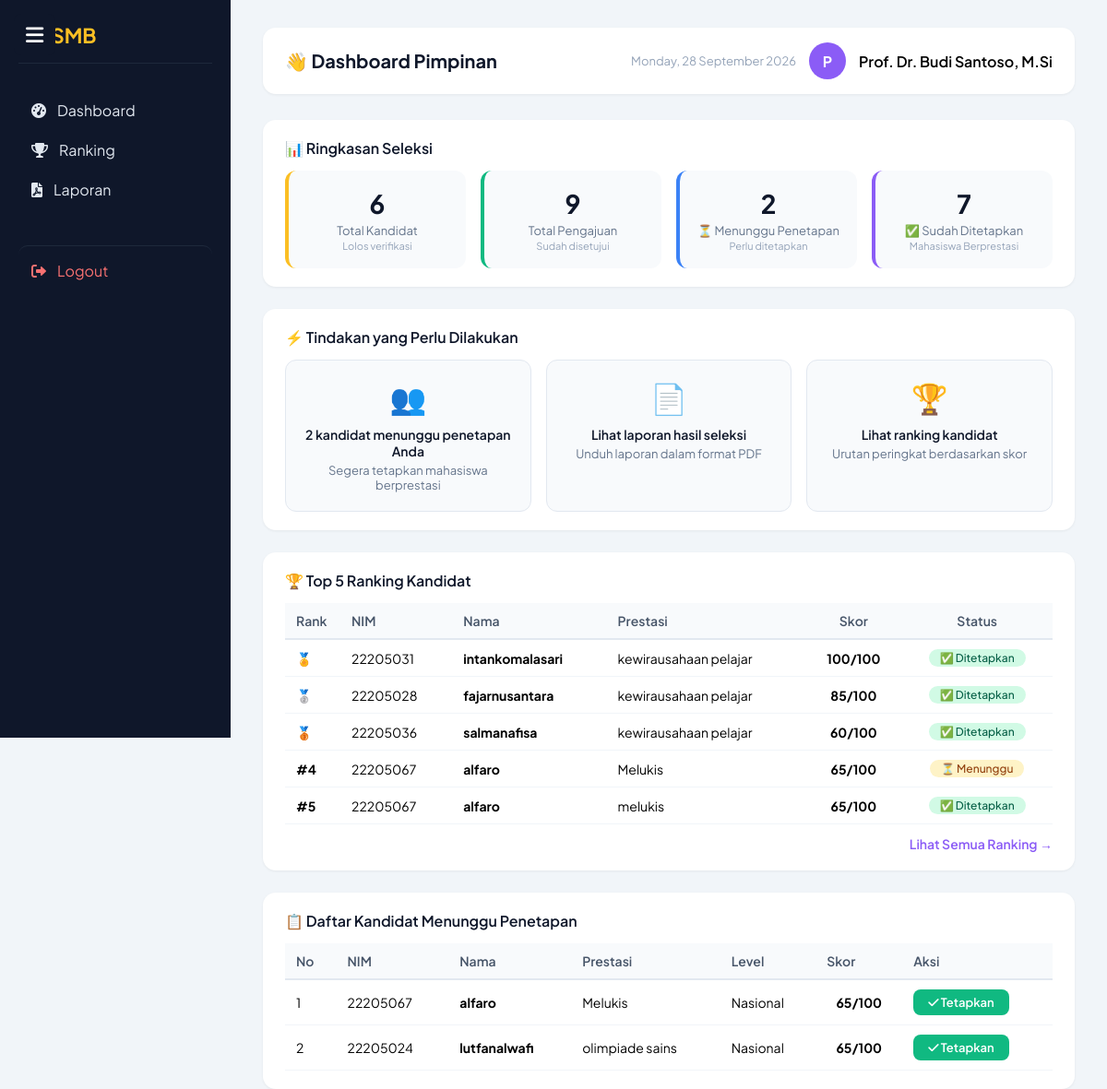
The page /pimpinan/dashboard.php (signed in) on the database its author committed.
### tables this page shows
CREATE TABLE `pengajuan` (
  `id` int NOT NULL,
  `user_id` int NOT NULL,
  `mahasiswa_id` int DEFAULT NULL,
  `kategori_id` int DEFAULT NULL,
  `judul_prestasi` varchar(200) DEFAULT NULL,
  `deskripsi` text,
  `tanggal_prestasi` date DEFAULT NULL,
  `level_kompetisi` enum('Lokal','Provinsi','Nasional','Internasional') NOT NULL,
  `penyelenggara` varchar(100) DEFAULT NULL,
  `lokasi` varchar(100) DEFAULT NULL,
  `raihan_prestasi` varchar(50) DEFAULT NULL,
  `dokumen_path` varchar(255) DEFAULT NULL,
  `status` enum('diproses','disetujui','ditolak','revisi') NOT NULL DEFAULT 'diproses',
  `tanggal_disetujui` datetime DEFAULT NULL,
  `reward_nominal` int DEFAULT '0',
  `nilai_akhir` decimal(5,2) DEFAULT NULL,
  `admin_catatan` text,
  `admin_id` int DEFAULT NULL,
  `validated_at` datetime DEFAULT NULL,
  `periode_id` int DEFAULT NULL,
  `created_at` datetime DEFAULT CURRENT_TIMESTAMP,
  `updated_at` datetime DEFAULT NULL,
  `fakultas` varchar(100) DEFAULT NULL,
  `jenis_peserta` enum('Individu','Tim') DEFAULT 'Individu',
  `nama_ketua` varchar(100) DEFAULT NULL,
  `nim_ketua` varchar(20) DEFAULT NULL,
  `no_hp` varchar(15) DEFAULT NULL,
  `prodi` varchar(50) DEFAULT NULL,
  `bulan_raihan` varchar(20) DEFAULT NULL,
  `tahun_raihan` year DEFAULT NULL,
  `url_penyelenggara` text,
  `nama_tim` varchar(100) DEFAULT NULL,
  `anggota_tim` text,
  `sertifikat` varchar(255) DEFAULT NULL,
  `foto_dokumentasi` text,
  `surat_tugas` varchar(255) DEFAULT NULL,
  `nama_kejuaraan` varchar(255) DEFAULT NULL,
  `kategori_prestasi` varchar(100) DEFAULT NULL,
  `tanggal_raihan` date DEFAULT NULL,
  `ocr_text` text,
  `ocr_accuracy` decimal(5,4) DEFAULT '0.0000',
  `file_hash` varchar(64) DEFAULT NULL,
  `digital_signature` text,
  `penetapan` tinyint(1) DEFAULT '0'
);

CREATE TABLE `users` (
  `id` int NOT NULL,
  `username` varchar(50) NOT NULL,
  `password` varchar(255) NOT NULL,
  `email` varchar(100) NOT NULL,
  `nama_lengkap` varchar(100) NOT NULL,
  `nim` varchar(20) DEFAULT NULL,
  `fakultas` varchar(100) DEFAULT NULL,
  `prodi` varchar(50) DEFAULT NULL,
  `role` enum('mahasiswa','reviewer','admin','superadmin') NOT NULL DEFAULT 'mahasiswa',
  `no_hp` varchar(20) DEFAULT NULL,
  `alamat` text,
  `foto_profil` varchar(255) DEFAULT NULL,
  `status` enum('active','inactive','locked','suspended') NOT NULL DEFAULT 'active',
  `email_verified` tinyint(1) DEFAULT '1',
  `verification_token` varchar(100) DEFAULT NULL,
  `reset_token` varchar(100) DEFAULT NULL,
  `reset_expiry` datetime DEFAULT NULL,
  `last_login` datetime DEFAULT NULL,
  `lock_until` datetime DEFAULT NULL,
  `created_at` datetime NOT NULL,
  `updated_at` datetime DEFAULT NULL
);

### config/database.php (called while the page is built, shortened)
<?php
spl_autoload_register(function ($class) {
    $prefix = 'App\\';
    $base_dir = __DIR__ . '/../app/';
    $len = strlen($prefix);
    $relative_class = substr($class, $len);
    $file = $base_dir . str_replace('\\', '/', $relative_class) . '.php';
});

### app/Core/Session.php (called while the page is built, shortened)
<?php
class Session {
    public function get(string $key, mixed $default = null): mixed {
        return $_SESSION[$key] ?? $default;
    }
}

### pimpinan/Dashboard.php (the view, shortened to what this page needs)
<?php
require_once __DIR__ . '/../config/database.php';
$session = new Session();
$nama = $session->get('nama', 'Pimpinan');
function hitungNilaiAkhir($row) {
    $bobot_level = [
        'Lokal' => 1,
        'Provinsi' => 2,
        'Nasional' => 3,
        'Internasional' => 4
    ];
    $bobot_raihan = [
        'Juara 1' => 4,
        'Juara 2' => 3,
        'Juara 3' => 2,
        'Finalis' => 1,
        'Silver Medal' => 3,
        'Gold Medal' => 4,
        'Bronze Medal' => 2,
        'Peserta Aktif' => 1,
        'Juara Harapan' => 2,
    ];
    $level = $row['level_kompetisi'] ?? 'Lokal';
    $raihan = $row['raihan_prestasi'] ?? 'Juara 3';
    $bobot_raihan_value = $bobot_raihan[$raihan] ?? 2;
    $skor = ($bobot_level[$level] * 15) + ($bobot_raihan_value * 10);
    return min($skor, 100);
}
$query_kandidat = "SELECT COUNT(DISTINCT user_id) as total FROM pengajuan WHERE status = 'disetujui'";
$result_kandidat = mysqli_query($conn, $query_kandidat);
$total_kandidat = mysqli_fetch_assoc($result_kandidat)['total'] ?? 0;
$query_pengajuan = "SELECT COUNT(*) as total FROM pengajuan WHERE status = 'disetujui'";
$result_pengajuan = mysqli_query($conn, $query_pengajuan);
$total_pengajuan = mysqli_fetch_assoc($result_pengajuan)['total'] ?? 0;
$query_penetapan = "SELECT COUNT(*) as total FROM pengajuan WHERE status = 'disetujui' AND penetapan = 0";
$result_penetapan = mysqli_query($conn, $query_penetapan);
$total_penetapan = mysqli_fetch_assoc($result_penetapan)['total'] ?? 0;
$query_ditetapkan = "SELECT COUNT(*) as total FROM pengajuan WHERE status = 'disetujui' AND penetapan = 1";
$result_ditetapkan = mysqli_query($conn, $query_ditetapkan);
$total_ditetapkan = mysqli_fetch_assoc($result_ditetapkan)['total'] ?? 0;
$query_ranking = "SELECT p.*, u.nama_lengkap, u.nim, u.prodi
                   FROM pengajuan p
                   JOIN users u ON p.user_id = u.id
                   WHERE p.status = 'disetujui'
                   ORDER BY p.nilai_akhir DESC, p.reward_nominal DESC
                   LIMIT 5";
$result_ranking = mysqli_query($conn, $query_ranking);
$query_kandidat_list = "SELECT p.*, u.nama_lengkap, u.nim, u.prodi
                        FROM pengajuan p
                        JOIN users u ON p.user_id = u.id
                        WHERE p.status = 'disetujui' AND p.penetapan = 0
                        ORDER BY p.nilai_akhir DESC, p.reward_nominal DESC";
$result_kandidat_list = mysqli_query($conn, $query_kandidat_list);
include 'includes/sidebar.php';
?>
<!DOCTYPE html>
<html lang="id">
<head>
    <link rel="stylesheet" href="https://cdnjs.cloudflare.com/ajax/libs/font-awesome/6.0.0-beta3/css/all.min.css">
</head>
<body>
<div class="main-content">
    <div class="header">
        <h1>👋 Dashboard Pimpinan</h1>
        <div class="user">
            <span class="date"><?php echo date('l, d F Y'); ?></span>
            <div class="avatar"><?php echo strtoupper(substr($nama, 0, 1)); ?></div>
            <span style="font-weight:600;"><?php echo htmlspecialchars($nama); ?></span>
        </div>
    </div>
    <div class="card">
        <h3>📊 Ringkasan Seleksi</h3>
        <div class="stats-grid">
            <a href="ranking_kandidat.php" class="stat-item gold">
                <div class="number"><?php echo $total_kandidat; ?></div>
                <div class="label">Total Kandidat</div>
                <div class="sub">Lolos verifikasi</div>
            </a>
            <a href="" class="stat-item green">
                <div class="number"><?php echo $total_pengajuan; ?></div>
                <div class="label">Total Pengajuan</div>
                <div class="sub">Sudah disetujui</div>
            </a>
            <a href="ranking_kandidat.php?status=menunggu" class="stat-item blue">
                <div class="number"><?php echo $total_penetapan; ?></div>
                <div class="label">⏳ Menunggu Penetapan</div>
                <div class="sub">Perlu ditetapkan</div>
            </a>
            <a href="ranking_kandidat.php?status=ditetapkan" class="stat-item purple">
                <div class="number"><?php echo $total_ditetapkan; ?></div>
                <div class="label">✅ Sudah Ditetapkan</div>
                <div class="sub">Mahasiswa Berprestasi</div>
            </a>
        </div>
    </div>
    <div class="card">
        <h3>⚡ Tindakan yang Perlu Dilakukan</h3>
        <div class="action-grid">
            <a href="ranking_kandidat.php" class="action-card">
                <span class="icon">👥</span>
                <div class="title"><?php echo $total_penetapan; ?> kandidat menunggu penetapan Anda</div>
                <div class="desc">Segera tetapkan mahasiswa berprestasi</div>
            </a>
            <a href="laporan.php" class="action-card">
                <span class="icon">📄</span>
                <div class="title">Lihat laporan hasil seleksi</div>
                <div class="desc">Unduh laporan dalam format PDF</div>
            </a>
            <a href="ranking_kandidat.php" class="action-card">
                <span class="icon">🏆</span>
                <div class="title">Lihat ranking kandidat</div>
                <div class="desc">Urutan peringkat berdasarkan skor</div>
            </a>
        </div>
    </div>
    <?php if (mysqli_num_rows($result_ranking) > 0): ?>
    <div class="card">
        <h3>🏆 Top 5 Ranking Kandidat</h3>
        <table class="table">
            <thead>
                <tr>
                    <th style="width:60px;">Rank</th>
                    <th>NIM</th>
                    <th>Nama</th>
                    <th>Prestasi</th>
                    <th style="text-align:center;">Skor</th>
                    <th style="text-align:center;">Status</th>
                </tr>
            </thead>
            <tbody>
                <?php
                $rank = 1;
                while ($row = mysqli_fetch_assoc($result_ranking)):
                    $medal = '';
                    $medal_class = '';
                    if ($rank == 1) {
                        $medal = '🏅';
                        $medal_class = 'rank-gold';
                    } elseif ($rank == 2) {
                        $medal = '🥈';
                        $medal_class = 'rank-silver';
                    } elseif ($rank == 3) {
                        $medal = '🥉';
                        $medal_class = 'rank-bronze';
                    } else {
                        $medal = '#'.$rank;
                    }
                    $skor = hitungNilaiAkhir($row);
                    $status_label = ($row['penetapan'] == 1) ? '✅ Ditetapkan' : '⏳ Menunggu';
                    $status_badge = ($row['penetapan'] == 1) ? 'badge-success' : 'badge-warning';
                ?>
                <tr>
                    <td><span class="rank-medal <?php echo $medal_class; ?>"><?php echo $medal; ?></span></td>
                    <td><?php echo htmlspecialchars($row['nim']); ?></td>
                    <td><strong><?php echo htmlspecialchars($row['nama_lengkap']); ?></strong></td>
                    <td><?php echo htmlspecialchars($row['nama_kejuaraan'] ?? '-'); ?></td>
                    <td style="text-align:center; font-weight:700;"><?php echo $skor; ?>/100</td>
                    <td style="text-align:center;">
                        <span class="badge <?php echo $status_badge; ?>"><?php echo $status_label; ?></span>
                    </td>
                </tr>
                <?php
                $rank++;
                endwhile;
                ?>
            </tbody>
        </table>
        <div style="margin-top: 12px; text-align: right;">
            <a href="ranking_kandidat.php" style="color: #8b5cf6; text-decoration: none; font-weight: 600; font-size: 14px;">
                Lihat Semua Ranking →
            </a>
        </div>
    </div>
    <?php endif; ?>
    <div class="card">
        <h3>📋 Daftar Kandidat Menunggu Penetapan</h3>
        <?php if (mysqli_num_rows($result_kandidat_list) > 0): ?>
        <table class="table">
            <thead>
                <tr>
                    <th>No</th>
                    <th>NIM</th>
                    <th>Nama</th>
                    <th>Prestasi</th>
                    <th>Level</th>
                    <th>Skor</th>
                    <th>Aksi</th>
                </tr>
            </thead>
            <tbody>
                <?php
                $no = 1;
                while ($row = mysqli_fetch_assoc($result_kandidat_list)):
                    $skor = hitungNilaiAkhir($row);
                ?>
                <tr>
                    <td><?php echo $no++; ?></td>
                    <td><?php echo htmlspecialchars($row['nim']); ?></td>
                    <td><strong><?php echo htmlspecialchars($row['nama_lengkap']); ?></strong></td>
                    <td><?php echo htmlspecialchars($row['nama_kejuaraan']); ?></td>
                    <td><?php echo htmlspecialchars($row['level_kompetisi']); ?></td>
                    <td style="text-align:center; font-weight:700;"><?php echo $skor; ?>/100</td>
                    <td>
                        <a href="tetapkan_prestasi.php?id=<?php echo $row['id']; ?>" class="btn btn-success">
                            <i class="fas fa-check"></i> Tetapkan
                        </a>
                    </td>
                </tr>
                <?php endwhile; ?>
            </tbody>
        </table>
        <?php else: ?>
        <p style="color: #94a3b8; text-align: center; padding: 20px 0;">
            Semua kandidat sudah ditetapkan. Tidak ada yang menunggu penetapan.
        </p>
        <?php endif; ?>
    </div>
</div>
</body>
</html>

### rows shown on the page
pengajuan: medal "🏅", user.nim "22205031", user.nama_lengkap "intankomalasari", nama_kejuaraan "kewirausahaan pelajar", skor "100", penetapan "✅ Ditetapkan"
pengajuan: medal "🥈", user.nim "22205028", user.nama_lengkap "fajarnusantara", nama_kejuaraan "kewirausahaan pelajar", skor "85", penetapan "✅ Ditetapkan"
pengajuan: medal "🥉", user.nim "22205036", user.nama_lengkap "salmanafisa", nama_kejuaraan "kewirausahaan pelajar", skor "60", penetapan "✅ Ditetapkan"
pengajuan: medal "#4", user.nim "22205067", user.nama_lengkap "alfaro", nama_kejuaraan "Melukis", skor "65", penetapan "⏳ Menunggu", level_kompetisi "Nasional"
pengajuan: medal "#5", user.nim "22205067", user.nama_lengkap "alfaro", nama_kejuaraan "melukis", skor "65", penetapan "✅ Ditetapkan"
pengajuan: user.nim "22205024", user.nama_lengkap "lutfanalwafi", nama_kejuaraan "olimpiade sains", level_kompetisi "Nasional", skor "65"

### other values the page prints
substr($nama, 0, 1) "P"
$nama "Prof. Dr. Budi Santoso, M.Si"
$total_kandidat "6"
$total_pengajuan "9"
$total_penetapan "2"
$total_ditetapkan "7"
